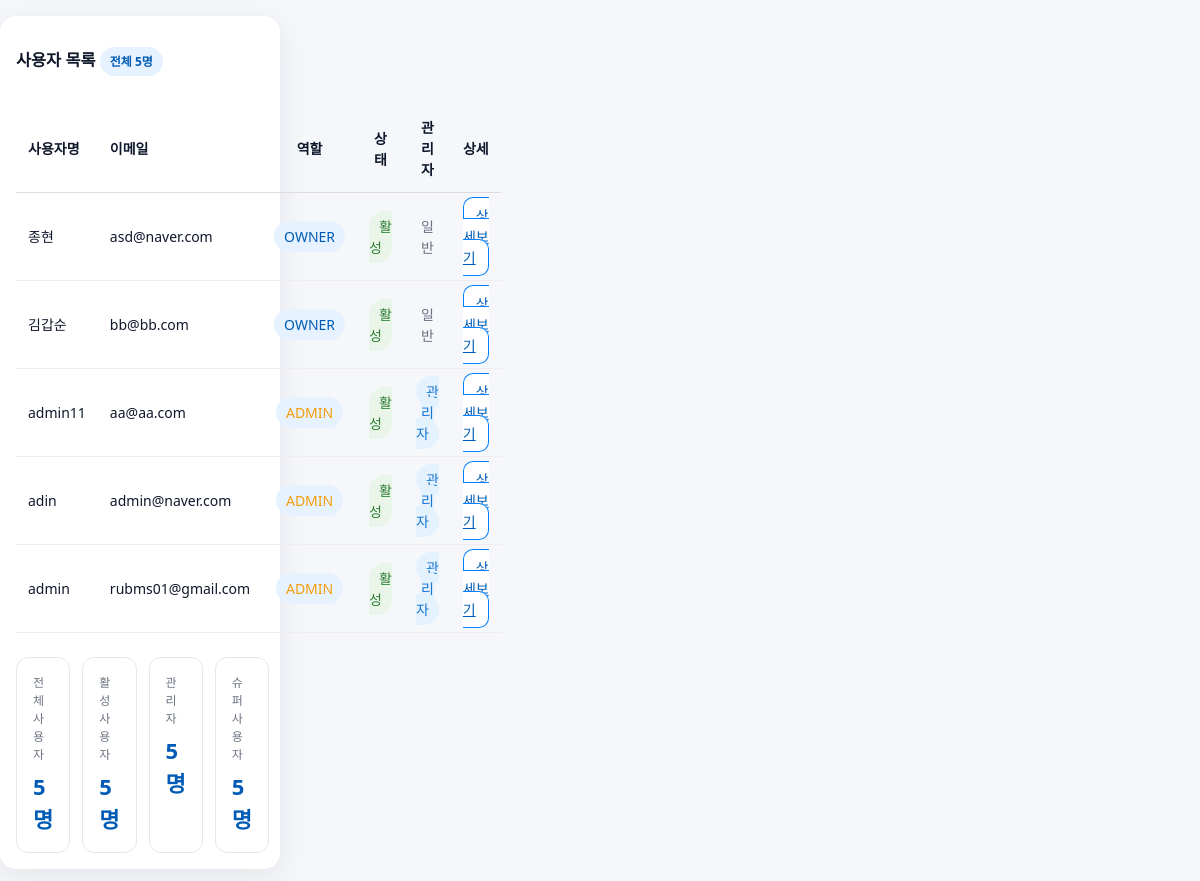
/accounts/, run on an earlier commit of the app's database.
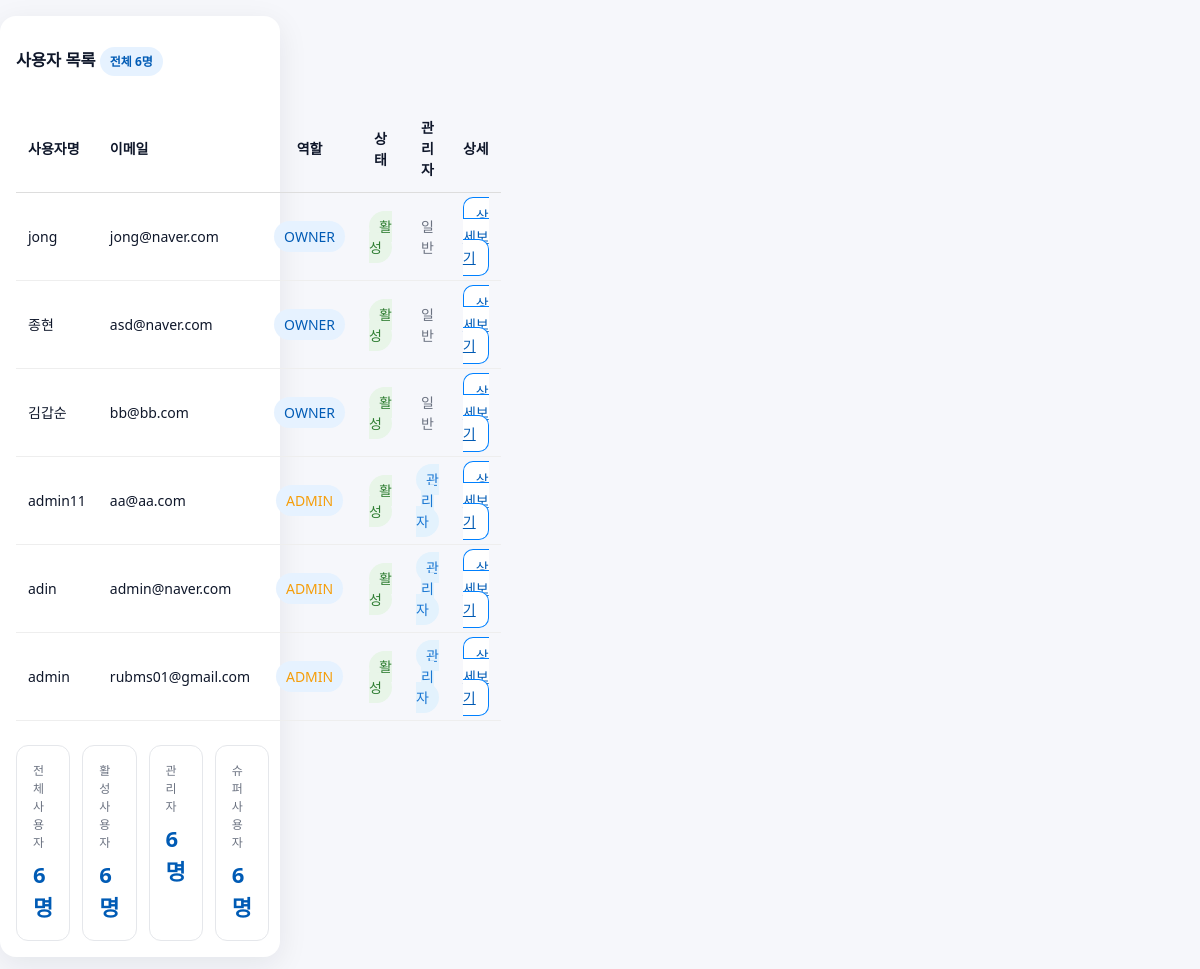
And on a later commit of the database.
### accounts/models.py (models this page shows, shortened)
class User(AbstractBaseUser, PermissionsMixin):
    user_id = models.AutoField(primary_key=True)
    username = models.CharField(max_length=50, unique=True)
    email = models.EmailField(unique=True)
    password = models.CharField(max_length=128)
    role = models.CharField(max_length=10)  # 'ADMIN', 'OWNER' 등
    is_active = models.BooleanField(default=True)
    is_staff = models.BooleanField(default=False)  # admin 접근 여부
    USERNAME_FIELD = "email"
    REQUIRED_FIELDS = ["username"]
    objects = UserManager()

### accounts/views.py (the view, shortened to what this page needs)
# urls.py: path('', UserViewSet.as_view({'get': 'template_list'}), name='user_list'),
class UserViewSet(viewsets.ModelViewSet):
    queryset = User.objects.all().order_by("-user_id")
    serializer_class = UserSerializer
    permission_classes = [permissions.AllowAny]
    @action(detail=False, methods=['get'])
    def template_list(self, request):
        users = self.get_queryset()
        context = {'users': users}
        return render(request, 'accounts/user_list.html', context)

### templates/accounts/user_list.html (shortened to what this page needs)
{% extends 'base.html' %}
{% load static %}
{% block content %}
<div class="container main">
    <div class="card">
        <div class="card__head">
            <h3>사용자 목록 <span class="tag">전체 {{ users|length }}명</span></h3>
        </div>
        {% if users %}
            <div style="margin-top: 16px;">
                <table style="width: 100%; border-collapse: collapse;">
                    <thead>
                        <tr style="border-bottom: 1px solid #ddd;">
                            <th style="padding: 12px; text-align: left;">사용자명</th>
                            <th style="padding: 12px; text-align: left;">이메일</th>
                            <th style="padding: 12px; text-align: center;">역할</th>
                            <th style="padding: 12px; text-align: center;">상태</th>
                            <th style="padding: 12px; text-align: center;">관리자</th>
                            <th style="padding: 12px; text-align: center;">상세</th>
                        </tr>
                    </thead>
                    <tbody>
                        {% for user in users %}
                        <tr style="border-bottom: 1px solid #eee;">
                            <td style="padding: 12px;">{{ user.username }}</td>
                            <td style="padding: 12px;">{{ user.email }}</td>
                            <td style="padding: 12px; text-align: center;">
                                <span class="chip {% if user.role == 'ADMIN' %}warn{% endif %}">{{ user.role }}</span>
                            </td>
                            <td style="padding: 12px; text-align: center;">
                                {% if user.is_active %}
                                    <span class="chip" style="background: #e8f5e8; color: #2e7d32;">활성</span>
                                {% else %}
                                    <span class="chip" style="background: #ffeaea; color: #d32f2f;">비활성</span>
                                {% endif %}
                            </td>
                            <td style="padding: 12px; text-align: center;">
                                {% if user.is_staff %}
                                    <span class="chip" style="background: #e3f2fd; color: #1976d2;">관리자</span>
                                {% else %}
                                    <span class="muted">일반</span>
                                {% endif %}
                            </td>
                            <td style="padding: 12px; text-align: center;">
                                <a href="{% url 'accounts-web:user_detail' user.user_id %}" class="btn btn--ghost">상세보기</a>
                            </td>
                        </tr>
                        {% endfor %}
                    </tbody>
                </table>
            </div>
            <div class="grid-4 kpi-grid" style="margin-top: 24px;">
                <div class="kpi">
                    <div class="t">전체 사용자</div>
                    <div class="v">{{ users|length }}명</div>
                </div>
                <div class="kpi">
                    <div class="t">활성 사용자</div>
                    <div class="v up">{{ users|dictsort:"is_active"|length }}명</div>
                </div>
                <div class="kpi">
                    <div class="t">관리자</div>
                    <div class="v warn">{{ users|dictsort:"is_staff"|length }}명</div>
                </div>
                <div class="kpi">
                    <div class="t">슈퍼사용자</div>
                    <div class="v">{{ users|dictsort:"is_superuser"|length }}명</div>
                </div>
            </div>
        {% else %}
            <div class="panel panel--notice">
                <span>등록된 사용자가 없습니다.</span>
            </div>
        {% endif %}
    </div>
</div>
{% endblock %}

What changed in the data, as far as the page shows it:
added User: username "jong", email "jong@naver.com", role "OWNER", is_active "활성", is_staff "일반"
Also different on the page:
{{ users|length }}: "5" → "6"
{{ users|dictsort:"is_active"|length }}: "5" → "6"
{{ users|dictsort:"is_staff"|length }}: "5" → "6"
{{ users|dictsort:"is_superuser"|length }}: "5" → "6"
